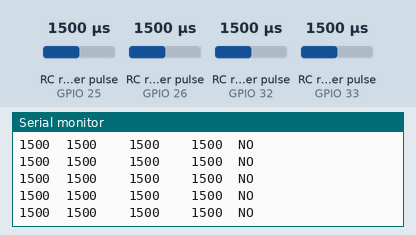
Recording of a sketch running on a simulated ESP32. Shown: the last lines printed to the serial monitor. Wiring (inferred from the names in the program): 4 × RC receiver channel: data GPIO 25 / data GPIO 26 / data GPIO 32 / data GPIO 33. The test bench sets the inputs (shaded band); at power-on: RC receiver pulse (sensors on GPIO 25, GPIO 26, GPIO 32, GPIO 33) 1500 µs.

Above: at 1.2 s.
1.3 s: RC receiver pulse (sensor on GPIO 25) set to 1020 µs
At 1.59 s:
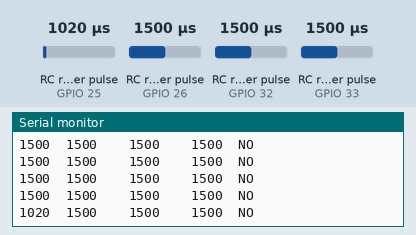
2.8 s: RC receiver pulse (sensor on GPIO 26) set to 1020 µs
At 2.85 s:
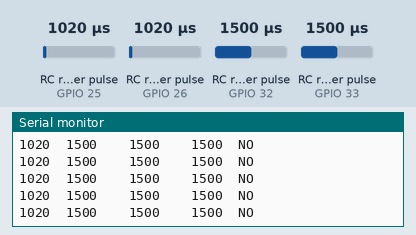
4.3 s: RC receiver pulse (sensor on GPIO 32) set to 1020 µs
At 4.39 s:
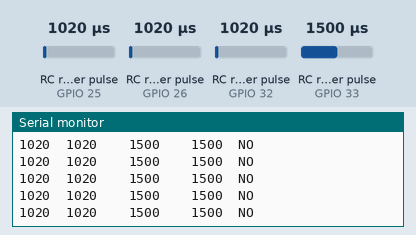
5.8 s: RC receiver pulse (sensor on GPIO 33) set to 1020 µs
At 5.93 s:
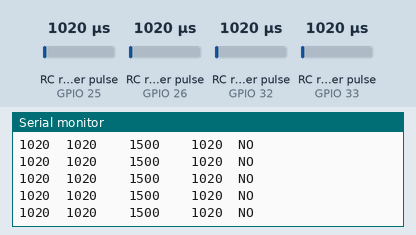
7.3 s: RC receiver pulse (sensor on GPIO 25) set to 1250 µs
At 7.33 s:
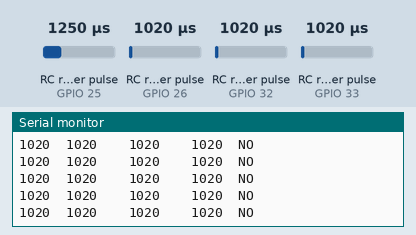
8.8 s: RC receiver pulse (sensor on GPIO 26) set to 1250 µs
At 8.87 s:
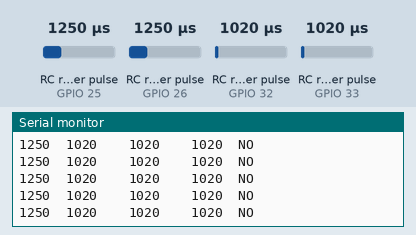
Timing chart, 0 to 11.3 s (numbered marks = the images above; inputs shaded):
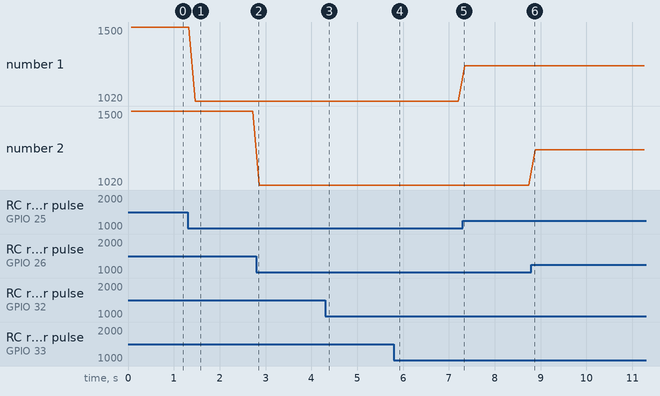

The sketch:

TestIRadioController.ino
```cpp
// --- PIN DEFINITIONS FOR PWM INPUT ---
// Connect the Signal pin of each receiver channel to these ESP32 GPIOs.
// (Remember to also connect receiver 5V to ESP32 5V, and receiver GND to ESP32 GND)
const int CH1_AILERON_PIN  = 25; // Connect to FS-iA10B CH1 (Aileron)
const int CH2_ELEVATOR_PIN = 26; // Connect to FS-iA10B CH2 (Elevator)
const int CH3_THROTTLE_PIN = 33; // Connect to FS-iA10B CH3 (Throttle)
const int CH4_RUDDER_PIN   = 32; // Connect to FS-iA10B CH4 (Rudder)

// --- RC Signal Calibration (Adjust if needed for your specific setup) ---
// Standard PWM pulse widths for RC signals in microseconds (us)
const int PWM_MIN_US = 1000; // Minimum pulse width (e.g., stick all the way down/left)
const int PWM_MAX_US = 2000; // Maximum pulse width (e.g., stick all the way up/right)
const int PWM_MID_US = 1500; // Center pulse width

// --- Failsafe Timeout (Optional, for detecting signal loss) ---
const unsigned long SIGNAL_TIMEOUT_MS = 500; // If no valid pulse for this long, consider signal lost
unsigned long lastSignalTime[4]; // Array to store last time each channel received a signal

void setup() {
  Serial.begin(115200);
  Serial.println("--- FS-iA10B PWM Receiver Test ---");
  Serial.println("Configuring ESP32 GPIOs for PWM input...");

  // Set the ESP32 pins as INPUT
  pinMode(CH1_AILERON_PIN, INPUT);
  pinMode(CH2_ELEVATOR_PIN, INPUT);
  pinMode(CH3_THROTTLE_PIN, INPUT);
  pinMode(CH4_RUDDER_PIN, INPUT);

  // Initialize last signal times
  for (int i = 0; i < 4; i++) {
    lastSignalTime[i] = millis();
  }

  Serial.println("Receiver ready. Ensure receiver is powered, bound, and transmitter is ON.");
  Serial.println("Move sticks/switches and observe values (us):");
  Serial.println("--------------------------------------------------");
  Serial.println("AILERON\tELEVATOR\tTHROTTLE\tRUDDER\tSignal Lost?");
}

void loop() {
  // Read raw PWM pulse widths in microseconds
  // pulseIn() waits for a pulse, so it can be blocking.
  int aileron_us  = pulseIn(CH1_AILERON_PIN, HIGH, 25000); // 25ms timeout
  int elevator_us = pulseIn(CH2_ELEVATOR_PIN, HIGH, 25000);
  int throttle_us = pulseIn(CH3_THROTTLE_PIN, HIGH, 25000);
  int rudder_us   = pulseIn(CH4_RUDDER_PIN, HIGH, 25000);

  // Update last signal time if a valid pulse was received (pulseIn returns 0 on timeout)
  if (aileron_us > 0)  lastSignalTime[0] = millis();
  if (elevator_us > 0) lastSignalTime[1] = millis();
  if (throttle_us > 0) lastSignalTime[2] = millis();
  if (rudder_us > 0)   lastSignalTime[3] = millis();

  // Check for signal loss for any channel
  bool anySignalLost = false;
  for (int i = 0; i < 4; i++) {
    if (millis() - lastSignalTime[i] > SIGNAL_TIMEOUT_MS) {
      anySignalLost = true;
      break; // One channel lost is enough to indicate overall signal loss
    }
  }

  // Print values to Serial Monitor
  Serial.print(aileron_us);
  Serial.print("\t");
  Serial.print(elevator_us);
  Serial.print("\t\t"); // Extra tab for alignment
  Serial.print(throttle_us);
  Serial.print("\t\t"); // Extra tab for alignment
  Serial.print(rudder_us);
  Serial.print("\t");
  Serial.println(anySignalLost ? "YES" : "NO");

  // A small delay to make the serial output readable, but be mindful that pulseIn() already causes delays.
  delay(100);
}
```

Measured:
- after the input at 1.3 s, the serial monitor: prints a new line after 0.17 s (image 1)
- plotted number 1: 1500 → 1020 after the input at 1.3 s, 1020 → 1250 after the input at 7.3 s
